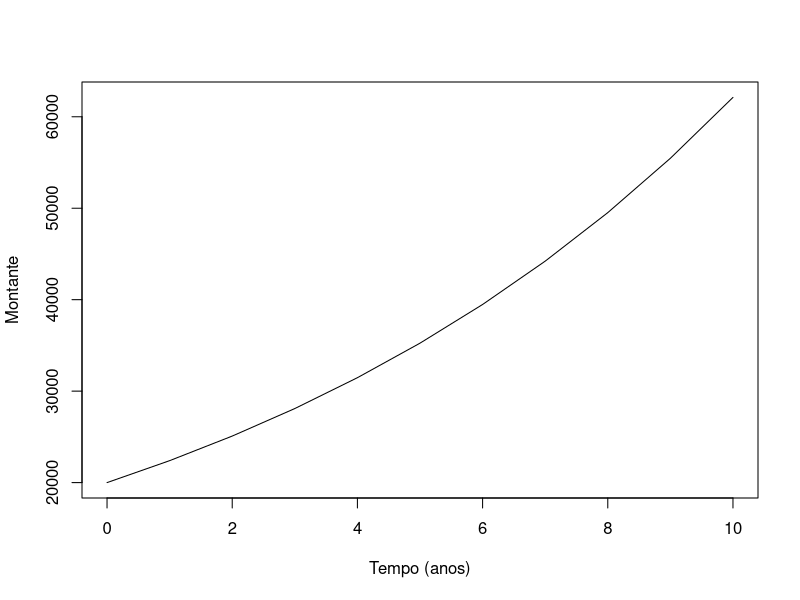

Recreate this plot in R.
## ---- chunk 1
knitr::opts_chunk$set(echo = TRUE, cache = 2)
options(tinytex.verbose = TRUE)
## ---- chunk 2
foo<-matrix(nrow=11,ncol=2,dimnames = list(rep("",11),c("Ano","Montante")))
foo[1,]<-c(0,20000)
for (i in 2:11){
  foo[i,1]<-i-1
  foo[i,2]<-20000*1.12^(i-1)
}

print(foo)
## ---- chunk 3
plot(foo, ylab="Montante", xlab="Tempo (anos)", type="l")
